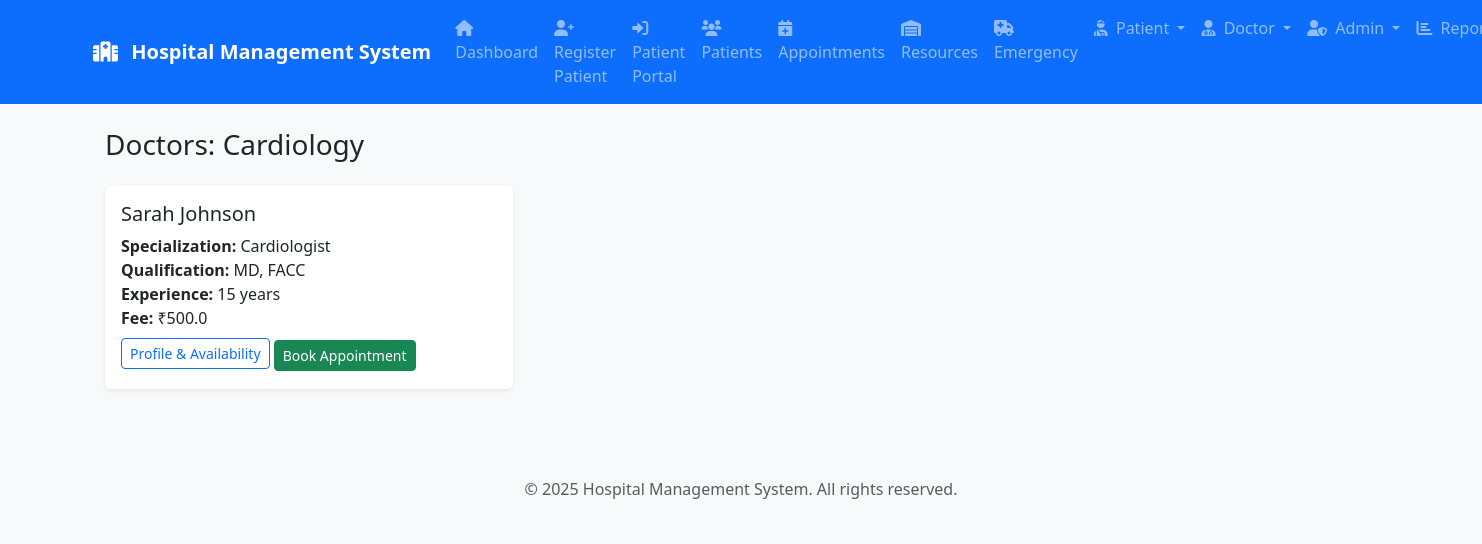
Page /doctors/Cardiology on the committed database.
### AkshatSemwall-Healthcare-Solutions-ac7686f/models.py (models this page shows)
class Doctor(db.Model):
    __tablename__ = 'doctors'
    doctor_id = Column(Integer, primary_key=True)
    name = Column(String(100), nullable=False)
    age = Column(Integer)
    gender = Column(String(10))
    department = Column(String(100))
    specialization = Column(String(100))
    qualification = Column(String(200))
    experience_years = Column(Integer)
    consultation_fee = Column(Float)
    availability_days = Column(String(50))  # CSV string like "Mon,Tue,Wed"
    availability_time = Column(String(50))  # CSV or range string like "10:00-14:00"
    about = Column(Text)
    appointments = relationship("Appointment", back_populates="doctor")

### AkshatSemwall-Healthcare-Solutions-ac7686f/patient_routes.py (the view)
@patient_bp.route('/doctors/<department>')
def doctors_by_department(department):
    doctors = Doctor.query.filter_by(department=department).all()
    return render_template('doctors.html', doctors=doctors, department=department)

### AkshatSemwall-Healthcare-Solutions-ac7686f/templates/doctors.html (shortened to what this page needs)
{% extends 'base.html' %}
{% block content %}
<div class="container my-4">
    <h3>Doctors: {{ department }}</h3>
    <div class="row mt-4">
    {% for doctor in doctors %}
      <div class="col-md-6 col-lg-4 mb-4">
        <div class="card h-100">
          <div class="card-body">
            <h5 class="card-title">{{ doctor.name }}</h5>
            <p class="card-text mb-2">
              <b>Specialization:</b> {{ doctor.specialization }}<br>
              <b>Qualification:</b> {{ doctor.qualification }}<br>
              <b>Experience:</b> {{ doctor.experience_years }} years<br>
              <b>Fee:</b> ₹{{ doctor.consultation_fee }}<br>
            </p>
            <a href="{{ url_for('patient.doctor_profile', doctor_id=doctor.doctor_id) }}" class="btn btn-outline-primary btn-sm mb-1">Profile & Availability</a>
            <a href="{{ url_for('patient.book_appointment', doctor_id=doctor.doctor_id) }}" class="btn btn-success btn-sm">Book Appointment</a>
          </div>
        </div>
      </div>
    {% endfor %}
    </div>
</div>
{% endblock %}

### AkshatSemwall-Healthcare-Solutions-ac7686f/static/css/style.css (style rules this page uses)
:root { --hospital-primary: #0066cc; --hospital-secondary: #004080; --emergency-red: #dc3545; --success-green: #28a745; --warning-orange: #ffc107; --info-blue: #17a2b8; --light-gray: #f8f9fa; --border-radius: 0.375rem; --box-shadow: 0 0.125rem 0.25rem rgba(0, 0, 0, 0.075); }
body { font-family: 'Segoe UI', Tahoma, Geneva, Verdana, sans-serif; background-color: var(--light-gray); color: #212529; }
.card { border: none; box-shadow: var(--box-shadow); border-radius: var(--border-radius); transition: all 0.2s ease; }

### rows in the picture
Doctor: department "Cardiology", name "Sarah Johnson", specialization "Cardiologist", qualification "MD, FACC", experience_years "15", consultation_fee "500.0"
